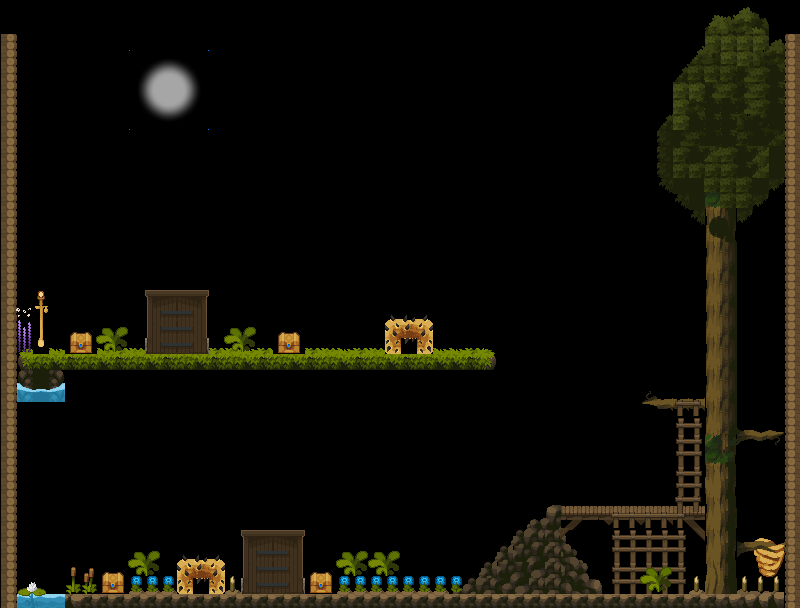

This game map was drawn from its Tiled (.tmx) file and the tilesets committed beside it. A one-line description and the trimmed map source follow:
An orthogonal 50x38 tile map with 16x16 px tiles, 2 tile layers (Рельеф, Фон) and 13 objects (4x vasya, камера, hero).

<map version="1.9" tiledversion="1.9.1" orientation="orthogonal" renderorder="right-down" width="50" height="38" tilewidth="16" tileheight="16" infinite="0" nextlayerid="6" nextobjectid="16">
 <tileset firstgid="1" name="Assets" tilewidth="16" tileheight="16" tilecount="1225" columns="49">
  <image source="Assets.png" width="784" height="400" />
  <tile id="1095">
   <animation>
    <frame tileid="899" duration="500" />
    <frame tileid="851" duration="500" />
    <frame tileid="900" duration="500" />
    <frame tileid="850" duration="500" />
   </animation>
  </tile>
 </tileset>
 <layer id="1" name="Рельеф" width="50" height="38" offsetx="1" offsety="2">
  <data>[1900 cells, 583 non-empty, 204 distinct tile ids]</data>
 </layer>
 <layer id="3" name="Фон" width="50" height="38">
  <data>[1900 cells, 70 non-empty, 23 distinct tile ids]</data>
 </layer>
 <objectgroup id="4" name="Объекты">
  <object id="4" x="13" y="593" width="772" height="22">
   <properties>
    <property name="BodyType" value="StaticBody" />
    <property name="gravityScale" type="float" value="1" />
    <property name="restitution" type="float" value="0" />
   </properties>
  </object>
  <object id="5" x="246" y="533" width="53" height="63">
   <properties>
    <property name="BodyType" value="StaticBody" />
    <property name="gravityScale" type="float" value="1" />
    <property name="restitution" type="float" value="0" />
   </properties>
  </object>
  <object id="6" x="553" y="505" width="150" height="14">
   <properties>
    <property name="BodyType" value="StaticBody" />
    <property name="gravityScale" type="float" value="1" />
    <property name="restitution" type="float" value="0" />
   </properties>
  </object>
  <object id="7" x="13" y="353" width="477" height="16">
   <properties>
    <property name="BodyType" value="StaticBody" />
    <property name="gravityScale" type="float" value="1" />
    <property name="restitution" type="float" value="0" />
   </properties>
  </object>
  <object id="8" x="147" y="289" width="64" height="68">
   <properties>
    <property name="BodyType" value="StaticBody" />
    <property name="gravityScale" type="float" value="1" />
    <property name="restitution" type="float" value="0" />
   </properties>
  </object>
  <object id="9" name="vasya" x="478" y="184" width="51" height="53">
   <properties>
    <property name="BodyType" value="DynamicBody" />
    <property name="gravityScale" type="float" value="5" />
    <property name="restitution" type="float" value="2" />
   </properties>
  </object>
  <object id="10" x="1" y="31" width="12" height="580">
   <properties>
    <property name="BodyType" value="StaticBody" />
    <property name="gravityScale" type="float" value="1" />
    <property name="restitution" type="float" value="0" />
   </properties>
  </object>
  <object id="11" x="786" y="35" width="15" height="580">
   <properties>
    <property name="BodyType" value="StaticBody" />
    <property name="gravityScale" type="float" value="1" />
    <property name="restitution" type="float" value="0" />
   </properties>
  </object>
  <object id="13" name="vasya" x="548.5" y="448.5" width="51" height="53">
   <properties>
    <property name="BodyType" value="DynamicBody" />
    <property name="gravityScale" type="float" value="5" />
    <property name="restitution" type="float" value="2" />
   </properties>
  </object>
  <object id="14" name="vasya" x="434.5" y="537.5" width="51" height="53">
   <properties>
    <property name="BodyType" value="DynamicBody" />
    <property name="gravityScale" type="float" value="5" />
    <property name="restitution" type="float" value="2" />
   </properties>
  </object>
  <object id="15" name="vasya" x="708.5" y="537.5" width="51" height="53">
   <properties>
    <property name="BodyType" value="DynamicBody" />
    <property name="gravityScale" type="float" value="5" />
    <property name="restitution" type="float" value="2" />
   </properties>
  </object>
 </objectgroup>
 <objectgroup id="5" name="Сеттинг">
  <object id="1" name="камера" x="401" y="305">
   <point />
  </object>
  <object id="12" name="hero" x="438.5" y="279.5" width="41" height="65">
   <properties>
    <property name="BodyType" value="DynamicBody" />
    <property name="gravityScale" type="float" value="1" />
    <property name="restitution" type="float" value="0.1" />
   </properties>
  </object>
 </objectgroup>
</map>
